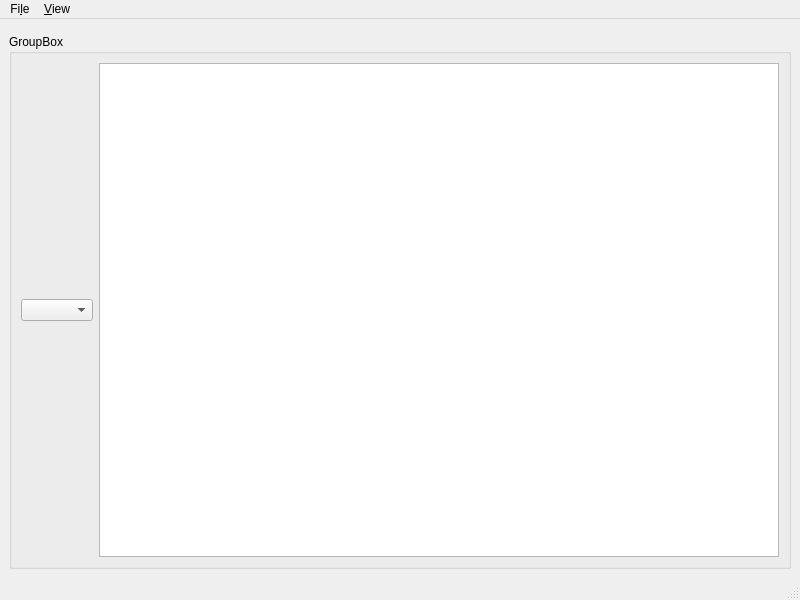
<?xml version="1.0" encoding="UTF-8"?>
<ui version="4.0">
 <class>MainWindow</class>
 <widget class="QMainWindow" name="MainWindow">
  <property name="geometry">
   <rect>
    <x>0</x>
    <y>0</y>
    <width>800</width>
    <height>600</height>
   </rect>
  </property>
  <property name="windowTitle">
   <string>MainWindow</string>
  </property>
  <widget class="QWidget" name="centralwidget">
   <layout class="QVBoxLayout" name="verticalLayout">
    <item>
     <widget class="TestForm" name="widget" native="true"/>
    </item>
    <item>
     <widget class="QGroupBox" name="groupBox">
      <property name="title">
       <string>GroupBox</string>
      </property>
      <layout class="QHBoxLayout" name="horizontalLayout">
       <item>
        <widget class="QComboBox" name="comboBox"/>
       </item>
       <item>
        <widget class="QTextEdit" name="textEdit"/>
       </item>
      </layout>
     </widget>
    </item>
   </layout>
  </widget>
  <widget class="QStatusBar" name="statusbar"/>
  <widget class="QMenuBar" name="menuBar">
   <property name="geometry">
    <rect>
     <x>0</x>
     <y>0</y>
     <width>800</width>
     <height>26</height>
    </rect>
   </property>
   <widget class="QMenu" name="menuFile">
    <property name="title">
     <string>Fi&amp;le</string>
    </property>
    <widget class="QMenu" name="menuUps">
     <property name="title">
      <string>&amp;ups</string>
     </property>
     <addaction name="actionFancy_Save"/>
    </widget>
    <addaction name="actionOpen"/>
    <addaction name="actionSave"/>
    <addaction name="menuUps"/>
    <addaction name="actionQuit"/>
   </widget>
   <widget class="QMenu" name="menuView">
    <property name="title">
     <string>&amp;View</string>
    </property>
    <addaction name="actionHuhu"/>
   </widget>
   <addaction name="menuFile"/>
   <addaction name="menuView"/>
  </widget>
  <action name="actionHuhu">
   <property name="text">
    <string>&amp;huhu</string>
   </property>
  </action>
  <action name="actionOpen">
   <property name="icon">
    <iconset theme="document-open"/>
   </property>
   <property name="text">
    <string>&amp;Open</string>
   </property>
  </action>
  <action name="actionSave">
   <property name="icon">
    <iconset theme="document-save"/>
   </property>
   <property name="text">
    <string>&amp;Save</string>
   </property>
  </action>
  <action name="actionFancy_Save">
   <property name="text">
    <string>&amp;Fancy Save</string>
   </property>
  </action>
  <action name="actionQuit">
   <property name="icon">
    <iconset theme="application-exit"/>
   </property>
   <property name="text">
    <string>&amp;Quit</string>
   </property>
   <property name="shortcut">
    <string>Ctrl+Q</string>
   </property>
  </action>
 </widget>
 <customwidgets>
  <customwidget>
   <class>TestForm</class>
   <extends>QWidget</extends>
   <header>TestForm.hpp</header>
   <container>1</container>
  </customwidget>
 </customwidgets>
 <resources/>
 <connections/>
</ui>
